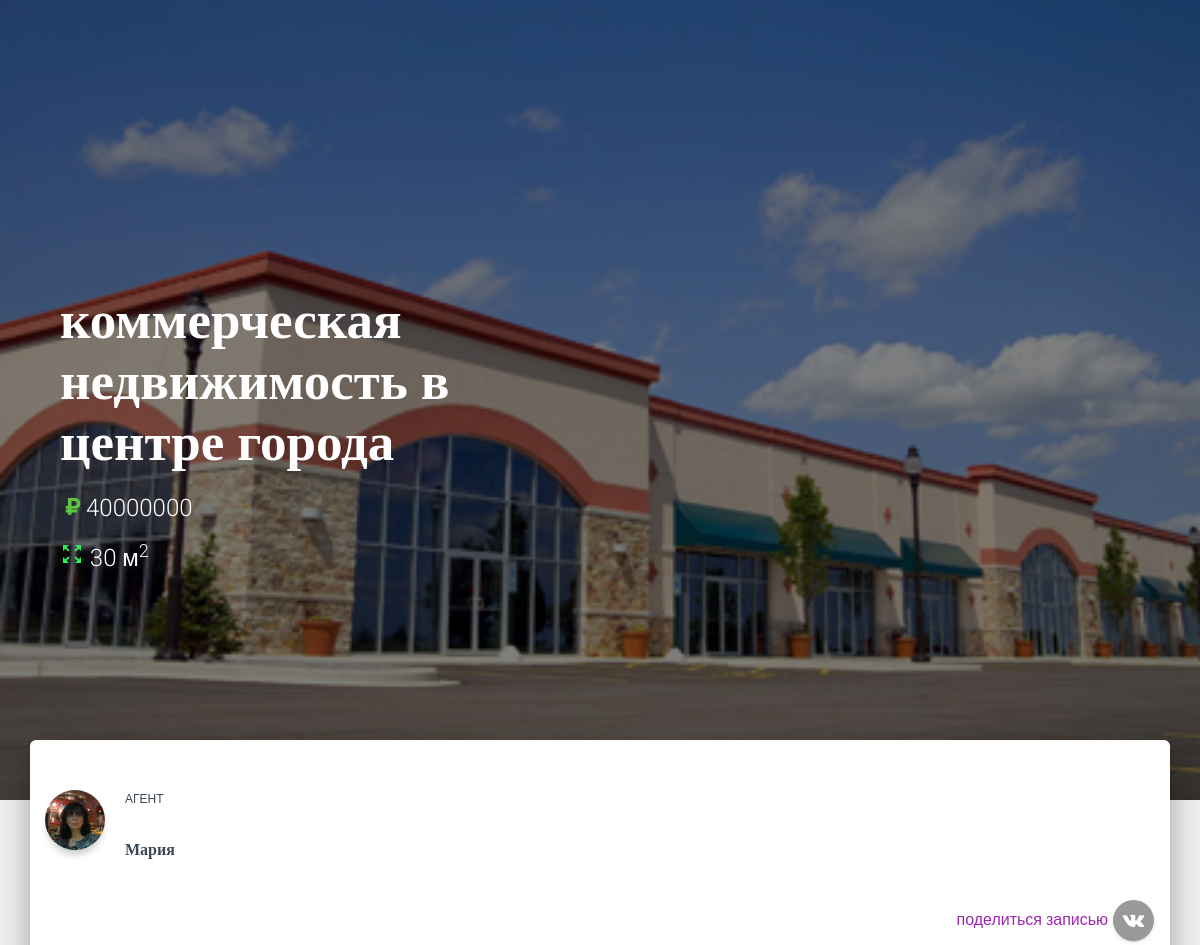
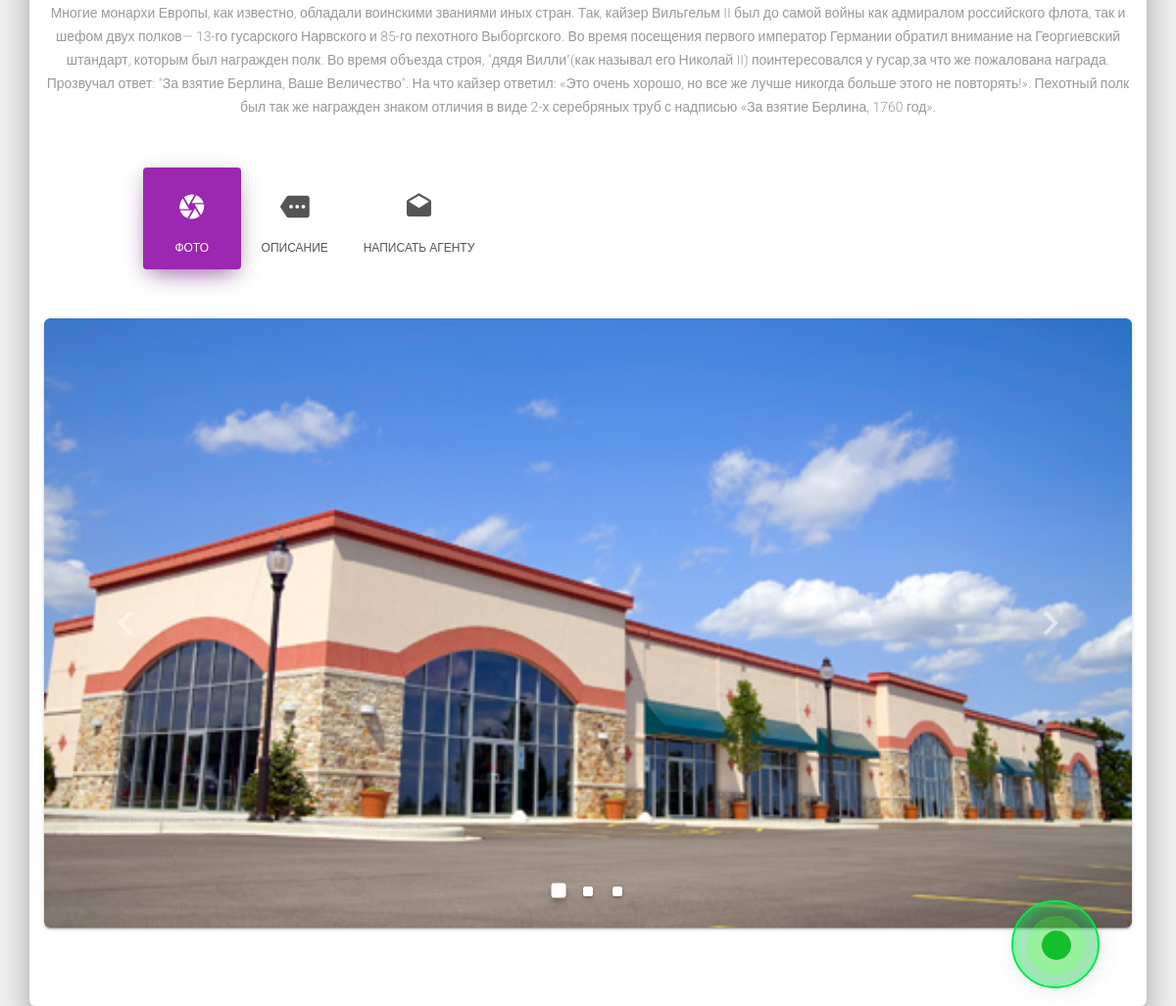
Page /kommercheskaya-nedvizhimost/kommercheskaya-nedvizhimost-v-centre-goroda/ on the committed database (2 pictures, top to bottom).
### agency_app/models.py (models this page shows, shortened)
class Property(models.Model):
    id_prop  = models.CharField(max_length=150, verbose_name=u'id объекта', default=prop_id_generate, blank=True, null=True)
    category = models.ForeignKey(Category, verbose_name=u'категоря')
    stok     = models.ForeignKey('PartnerStok', verbose_name=u'акция', on_delete=models.PROTECT, blank=True, null=True)
    agent    = models.ForeignKey('Agent', verbose_name=u'агент', on_delete=models.PROTECT)
    city     = models.ForeignKey('City', verbose_name=u'город', on_delete=models.PROTECT)
    street   = models.CharField(max_length=150, verbose_name=u'улица', blank=True)
    hnum     = models.CharField(max_length=350, verbose_name=u'номер дома', blank=True)
    romm     = models.CharField(max_length=200, verbose_name=u'кол-во комнат', blank=True)
    title    = models.CharField(max_length=600, verbose_name=u'заголовок')
    slug     = models.SlugField()
    desc     = models.TextField(verbose_name=u'описание')
    image    = models.ImageField(upload_to=generate_filename, verbose_name=u'заглавное изображенe', blank=True, null=True)
    date     = models.DateTimeField(blank=True, null=True, verbose_name=u'дата публикации')
    status   = models.BooleanField(verbose_name=u'статус')
    area     = models.PositiveIntegerField(default=0, verbose_name=u'метраж')
    price    = models.PositiveIntegerField(default=0, verbose_name=u'стоимость')
    like     = models.PositiveIntegerField(default=0)
    dislike  = models.PositiveIntegerField(default=0)
    saler    = models.CharField(max_length=150, verbose_name=u'продавец', blank=True)
    salerphone = models.CharField(max_length=150, verbose_name=u'телефон продавца', blank=True)
    def get_absolute_url(self):
        return reverse('object-detail', kwargs={'category': self.category.slug, 'slug': self.slug})
    class Meta:
        verbose_name = 'объект'
        verbose_name_plural = 'объекты'

class Agent(models.Model):
    first_name = models.CharField(max_length=50, verbose_name=u'имя')
    last_name  = models.CharField(max_length=50, verbose_name=u'фамилия')
    phone      = models.CharField(max_length=22, verbose_name=u'телефон')
    email      = models.CharField(max_length=50)
    avatar     = models.ImageField(blank=True, null=True)
    class Meta:
        verbose_name = 'агент'
        verbose_name_plural = 'агенты'

### agency_app/views.py (the view)
# urls.py: url(r'^(?P<category>[-\w]+)/(?P<slug>[-\w]+)/$', ObjectDetailView.as_view(), name='object-detail'),
class ObjectDetailView(DetailView, CategoryListMixin):
	model = Property
	template_name = 'object_detail.html'
	def get_context_data(self,  *args, **kwargs):
		context = super(ObjectDetailView, self).get_context_data(*args, **kwargs)
		context['categories'] = Category.objects.all()
		context['article'] = self.get_object()
		art_id = self.get_object().pk
		img = Images.objects.all()
		context['imges'] = img.filter(album_id=art_id)
		return context

### agency_app/mixins.py (called while the page is built)
    def get_context_data(self, *args, **kwargs):
        context = {}
        context['pages'] = Pages.objects.all()
        return context

### agency_app/templates/object_detail.html (shortened to what this page needs)
{% extends 'index.html' %}
{% load static %}
{% block content %}
<div class="page-header header-filter" data-parallax="true" style="background-image: url('{{  article.image.url  }}');">
    <div class="container">
      <div class="row">
        <div class="col-md-6">
          <h1 class="title">{{ article.title }}</h1>
          <h1 style="font-size: 1.5em" class="price"><img src="{% static 'images/ruble.svg' %}">{{ article.price }}</h1>
          <h1 style="font-size: 1.5em" class="price"><i style=" color: #2DED5D" class="material-icons">zoom_out_map</i> {{ article.area }} м<sup>2</sup></h1>
        </div>
      </div>
    </div>
</div>
  <div class="main main-raised">
    <div class="profile-content">
      <div class="container">
        <div class="row">
          <div style="width: 100%">
            <div class="profile">
              <div class="avatar">
                <img src="{{ article.agent.avatar.url }}" alt="Circle Image" class="img-raised rounded-circle">
              </div>
              <div class="name">
                <h6 style="padding-left: 80px">агент</h6>
                <h3 style="font-size: 1em; padding-left: 80px"class="title">{{ article.agent.first_name }}</h3>
                <a class="float-right"
                     href="https://vk.com/share.php?u=http://127.0.0.1:8000{{ article.get_absolute_url }}"
                     title="Share on Facebook">
                     поделиться записью
                    <button class="btn btn-just-icon btn-round btn-vk">
                      <i class="fa fa-vk"></i>
                    </button>
                  </a>
              </div>
            </div>
          </div>
        </div>
        <div class="description text-center">
          <p>{{ article.desc }}</p>
        </div>
        <div class="row">
          <div class="col-md-6 ml-auto mr-auto">
            <div class="profile-tabs">
              <ul class="nav nav-pills nav-pills-icons justify-content-center" role="tablist">
                <li class="nav-item">
                  <a class="nav-link active" href="#studio" role="tab" data-toggle="tab">
                    <i class="material-icons">camera</i> фото
                  </a>
                </li>
                <li class="nav-item">
                  <a class="nav-link" href="#info" role="tab" data-toggle="tab">
                    <i class="material-icons">more</i> описание
                  </a>
                </li>
                <li class="nav-item">
                  <a class="nav-link" href="#favorite" role="tab" data-toggle="tab">
                    <i class="material-icons">drafts</i> написать агенту
                  </a>
                </li>
              </ul>
            </div>
          </div>
        </div>
        <div class="tab-content tab-space">
          <div class="tab-pane active text-center gallery" id="studio">
            <div class="card card-raised card-carousel">
              <div id="carouselExampleIndicators" class="carousel slide" data-ride="carousel">
                <ol class="carousel-indicators">
                  <li data-target="#carouselExampleIndicators" data-slide-to="0" class="active"></li>
                  <li data-target="#carouselExampleIndicators" data-slide-to="1"></li>
                  <li data-target="#carouselExampleIndicators" data-slide-to="2"></li>
                </ol>
                <div class="carousel-inner">
                        <div class="carousel-item active">
                          <img class="d-block w-100" src="{{  article.image.url  }}">
                          <div class="carousel-caption d-none d-md-block"></div>
                        </div>
                </div>
                <a class="carousel-control-prev" href="#carouselExampleIndicators" role="button" data-slide="prev">
                  <i class="material-icons">keyboard_arrow_left</i>
                </a>
                <a class="carousel-control-next" href="#carouselExampleIndicators" role="button" data-slide="next">
                  <i class="material-icons">keyboard_arrow_right</i>
                </a>
              </div>
            </div>
          </div>
        </div>
      </div>
    </div>
  </div>
  <a href="tel:{{ article.agent.number }}" mypage="" class="call-now" rel="nofollow">
    <div class="mypage-alo-phone">
        <div class="animated infinite tada mypage-alo-ph-img-circle"></div>
      </div>
    </a>
{% endblock content %}

### agency_app/templates/index.html (shortened to what this page needs)
{% load static %}
<!DOCTYPE html>
<html lang="ru">
<head>
  <link rel="stylesheet" href="https://daneden.github.io/animate.css/animate.min.css">
  <link rel="stylesheet" href="https://maxcdn.bootstrapcdn.com/font-awesome/latest/css/font-awesome.min.css">
  <link href="{% static 'css/main.css' %}" rel="stylesheet" />
  <link href="{% static 'css/pattern.css' %}" rel="stylesheet" />
</head>
<body class="landing-page sidebar-collapse ">
  <main class="cd-main-content">
    {% block content %}{% endblock content %}
 </main>
</body>
</html>

### static_in_dev/css/pattern.css (style rules this page uses)
.title { margin-top: 30px; min-height: 32px; }
.animated { transform: translate3D(0px, 0px, 0px) !important; -webkit-transform: translate3D(0px, 0px, 0px) !important; opacity: 1 !important; }
.animated { animation-duration: 1s; animation-fill-mode: both; }
.animated.infinite { animation-iteration-count: infinite; }
.cd-main-content { position: relative; }
.cd-main-content:after { content: ""; display: table; clear: both; }

### agency_app/templates/object_detail.html (style rules this page uses)
.cd-main-content .mypage-alo-phone { float: right; position: fixed; left: 85%; bottom: 10px; visibility: visible; background-color: transparent; width: 110px; height: 110px; cursor: pointer; z-index: 200000 !important; }
.cd-main-content .mypage-alo-ph-img-circle { width: 30px; height: 30px; top: 43px; left: 43px; position: absolute; background: rgba(25, 255, 60, 0.1) url(http://lamdohoa.com/dienthoai.png) no-repeat center center; -webkit-border-radius: 100%; -moz-border-radius: 100%; border-radius: 100%; border: 1px solid transparent; opacity: .9; -webkit-transition: all 0.5s ease-in-out; -moz-transition: all 0.5s ease-in-out; -ms-transition: all 0.5s ease-in-out; -o-transition: all 0.5s ease-in-out; transition: all 0.5s ease-in-out; -webkit-transform-origin: 50% 50%; -moz-transform-origin: 50% 50%; -ms-transform-origin: 50% 50%; -o-transform-origin: 50% 50%; transform-origin: 50% 50%; background-color: #13BF2D; background-size: 70%; -webkit-box-shadow: 1px 1px 38px -7px rgba(31,92,58,1); -moz-box-shadow: 1px 1px 38px -7px rgba(31,92,58,1); box-shadow: 1px 1px 38px -7px rgba(31,92,58,1); }

### rows in the picture
Property: image (picture), title "коммерческая недвижимость в центре города", price "40000000", area "30", agent.avatar (picture), agent.first_name "Мария", desc "Многие монархи Европы, как известно, обладали воинскими званиями иных стран. Так, кайзер Вильгельм II был до самой войны как адмиралом российского флота, так и шефом двух полков— 13-го гусарского Нарвского и 85-го пехотного Выборгского. Во время посещения первого император Германии обратил внимание на Георгиевский штандарт, которым был награжден полк. Во время объезда строя, \"дядя Вилли\"(как называл его Николай II) поинтересовался у гусар,за что же пожалована награда. Прозвучал ответ: \"За взятие Берлина, Ваше Величество\". На что кайзер ответил: «Это очень хорошо, но все же лучше никогда больше этого не повторять!». Пехотный полк был так же награжден знаком отличия в виде 2-х серебряных труб…"
